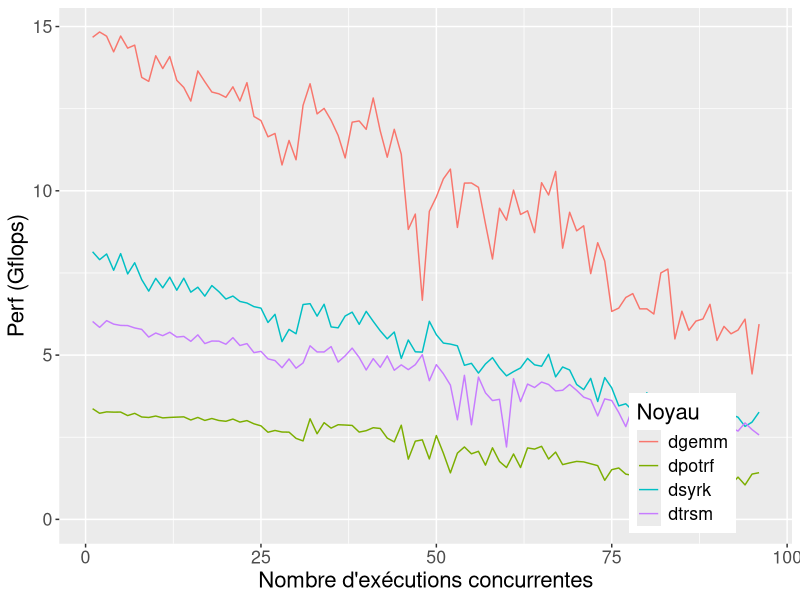

Generate this figure with R:
library(ggplot2)
library(plyr)
library(lattice)
library(reshape)

subset_ddply <- function(df, bs) {
  tmpdf = subset(df, Blocksize==bs & Access == "local")
  return (ddply(tmpdf, c("Exp", "Blocksize", "Access", "total_cores", "kernel"), summarize, thread_avg = mean(GFlops), Std=sd(GFlops), Nxp=length(Exp)))
}

framegemm = read.table("./summarized_all_data_dgemm_64.dat", header=TRUE)
avg_dgemm = subset_ddply(framegemm, 64)

frametrsm = read.table("./summarized_all_data_dtrsm_64.dat", header=TRUE)
avg_dtrsm = subset_ddply(frametrsm, 64)

framepotrf = read.table("./summarized_all_data_dpotrf_64.dat", header=TRUE)
avg_dpotrf = subset_ddply(framepotrf, 64)

framesyrk = read.table("./summarized_all_data_dsyrk_64.dat", header=TRUE)
avg_dsyrk = subset_ddply(framesyrk, 64)

combined = rbind(avg_dgemm, avg_dsyrk, avg_dtrsm, avg_dpotrf)

pd = position_dodge(width=.1)



#Graph for distribution


pdf("kernel_64_local_idchire.pdf", width = 10, height=6)


myplot = ggplot(combined, aes(x=total_cores, y = thread_avg))
#myplot = myplot + geom_bar(stat="identity", position=position_dodge())
#myplot = myplot + geom_point(aes(shape=Access, colour=kernel))
myplot = myplot + geom_line(aes(colour=kernel))
myplot = myplot + expand_limits(y=0)
#myplot = myplot + facet_wrap(~Blocksize, ncol=2)
#myplot = myplot + theme(legend.position="right", legend.title=element_text(size=14), legend.text=element_text(size=13), axis.text=element_text(size=12))
myplot = myplot + theme(legend.position=c(0.85, 0.15), text=element_text(size=16))
#myplot = myplot + ggtitle("kernel perf wrt total concurrent exec")
myplot = myplot + ylab("Perf (Gflops)")
myplot = myplot + xlab("Nombre d'exécutions concurrentes")
myplot = myplot + labs(colour="Noyau", shape="Noyau", fill="Noyau")

print(myplot)
dev.off()
quit()
